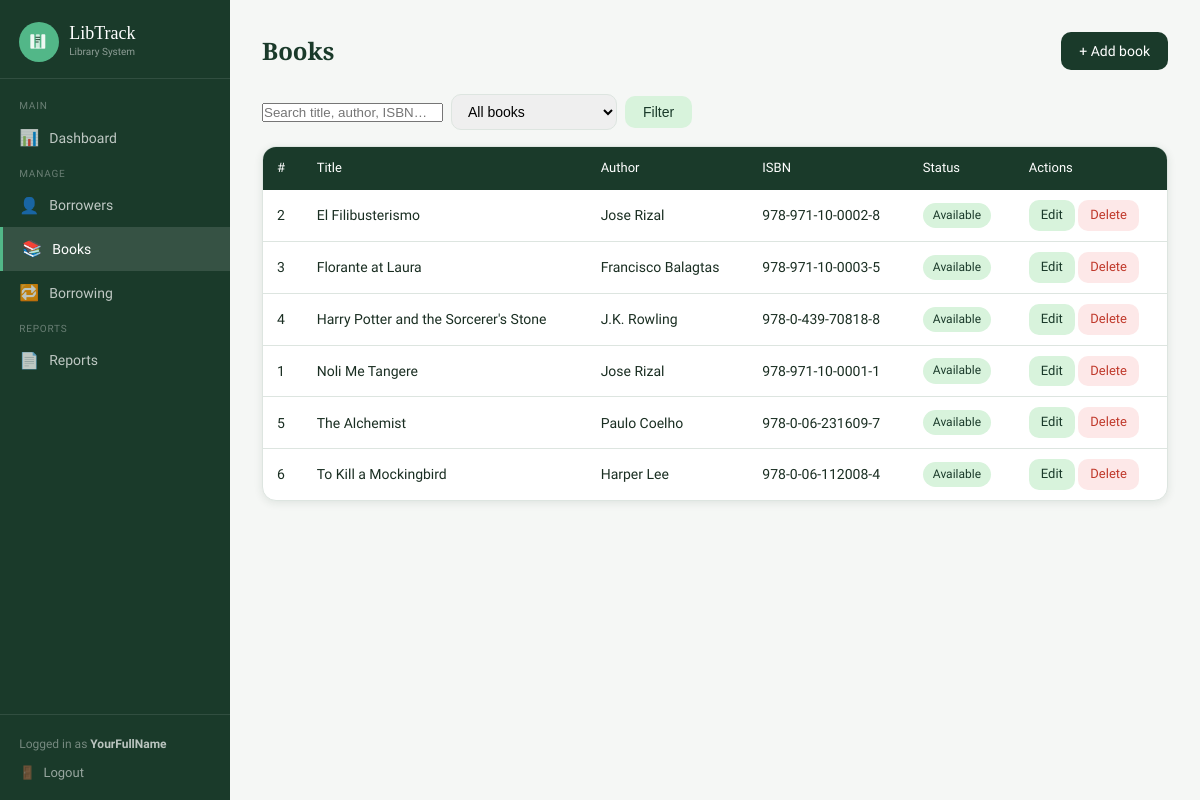
Page /books.php (signed in) on the committed database.
### tables this page shows
CREATE TABLE IF NOT EXISTS books (
    book_id    INT AUTO_INCREMENT PRIMARY KEY,
    title      VARCHAR(200) NOT NULL,
    author     VARCHAR(150) NOT NULL,
    isbn       VARCHAR(30)  UNIQUE,
    available  TINYINT(1)   NOT NULL DEFAULT 1,
    created_at DATETIME DEFAULT CURRENT_TIMESTAMP
);

### config.php (called while the page is built, shortened)
<?php
function sanitize(string $str): string {
    return htmlspecialchars(trim($str), ENT_QUOTES, 'UTF-8');
}

### books.php (the view, shortened to what this page needs)
<?php
require 'config.php';
$activePage = 'books';
$search = trim($_GET['q'] ?? '');
$filter = $_GET['filter'] ?? 'all';
$where = [];
$params = [];
$sql = "SELECT * FROM books" . ($where ? " WHERE " . implode(' AND ', $where) : '') . " ORDER BY title";
$stmt = $pdo->prepare($sql);
$stmt->execute($params);
$books = $stmt->fetchAll();
require 'includes/header.php';
?>
<div class="page-header">
  <h1>Books</h1>
  <a href="books.php?action=add" class="btn btn-primary">+ Add book</a>
</div>
<form method="GET" class="search-bar" style="flex-wrap:wrap;">
  <input type="text" name="q" placeholder="Search title, author, ISBN…"
         value="<?= sanitize($search) ?>">
  <select name="filter" style="padding:8px 12px;border:1px solid var(--border);border-radius:var(--radius);font-size:14px;">
    <option value="all"       <?= $filter==='all'?'selected':'' ?>>All books</option>
  </select>
  <button type="submit" class="btn btn-secondary">Filter</button>
</form>
<?php if (empty($books)): ?>
  <div class="empty-state card">
    <div class="icon">📚</div>
    <p><?= $search ? 'No books match your search.' : 'No books yet. Add one above.' ?></p>
  </div>
<?php else: ?>
  <div class="table-wrap">
    <table>
      <thead>
        <tr>
          <th>#</th>
          <th>Title</th>
          <th>Author</th>
          <th>ISBN</th>
          <th>Status</th>
          <th>Actions</th>
        </tr>
      </thead>
      <tbody>
        <?php foreach ($books as $b): ?>
        <tr>
          <td><?= $b['book_id'] ?></td>
          <td><?= sanitize($b['title']) ?></td>
          <td><?= sanitize($b['author']) ?></td>
          <td><?= sanitize($b['isbn']) ?: '—' ?></td>
          <td>
            <span class="badge <?= $b['available'] ? 'badge-returned' : 'badge-borrowed' ?>">
              <?= $b['available'] ? 'Available' : 'Borrowed' ?>
            </span>
          </td>
          <td>
            <a href="books.php?action=edit&id=<?= $b['book_id'] ?>"
               class="btn btn-sm btn-secondary">Edit</a>
            <?php if ($b['available']): ?>
            <a href="books.php?action=delete&id=<?= $b['book_id'] ?>"
               class="btn btn-sm btn-danger"
               onclick="return confirm('Delete this book?')">Delete</a>
            <?php endif; ?>
          </td>
        </tr>
        <?php endforeach; ?>
      </tbody>
    </table>
  </div>
<?php endif; ?>
<?php require 'includes/footer.php'; ?>

### includes/header.php (shortened to what this page needs)
<?php
$activePage = $activePage ?? '';
?>
<!DOCTYPE html>
<html lang="en">
<head>
  <link rel="stylesheet" href="<?= $root ?? '' ?>assets/css/style.css">
</head>
<body>
<div class="layout">
  <aside class="sidebar">
    <div class="sidebar-logo">
      <div class="logo-icon">
      </div>
      <div>
        <div class="logo-text">LibTrack</div>
        <div class="logo-sub">Library System</div>
      </div>
    </div>
    <nav class="nav">
      <span class="nav-section">Main</span>
      <a href="<?= $root ?? '' ?>dashboard.php" class="<?= $activePage==='dashboard'?'active':'' ?>">
        <span class="nav-icon">📊</span> Dashboard
      </a>
      <span class="nav-section">Manage</span>
      <a href="<?= $root ?? '' ?>borrowers.php" class="<?= $activePage==='borrowers'?'active':'' ?>">
        <span class="nav-icon">👤</span> Borrowers
      </a>
      <a href="<?= $root ?? '' ?>books.php" class="<?= $activePage==='books'?'active':'' ?>">
        <span class="nav-icon">📚</span> Books
      </a>
      <a href="<?= $root ?? '' ?>borrowing.php" class="<?= $activePage==='borrowing'?'active':'' ?>">
        <span class="nav-icon">🔁</span> Borrowing
      </a>
      <span class="nav-section">Reports</span>
      <a href="<?= $root ?? '' ?>reports.php" class="<?= $activePage==='reports'?'active':'' ?>">
        <span class="nav-icon">📄</span> Reports
      </a>
    </nav>
    <div class="sidebar-footer">
      <span style="color:rgba(255,255,255,.4);font-size:12px;">
        Logged in as <strong style="color:rgba(255,255,255,.7)"><?= sanitize($_SESSION['admin_name'] ?? '') ?></strong>
      </span>
      <a href="<?= $root ?? '' ?>logout.php" style="margin-top:8px;">
        <span>🚪</span> Logout
      </a>
    </div>
  </aside>
  <main class="main">

### includes/footer.php (shortened to what this page needs)
  </main>
</div>
</body>
</html>

### assets/css/style.css (style rules this page uses)
:root { --green-dark: #1a3a2a; --green-mid: #2d6a4f; --green-light: #52b788; --green-pale: #d8f3dc; --accent: #f4a261; --danger: #c0392b; --danger-pale: #fde8e8; --warning: #e67e22; --warning-pale: #fef3e2; --bg: #f5f7f5; --surface: #ffffff; --border: #dde5e0; --text: #1a2e22; --text-muted: #6b7d72; --radius: 10px; --radius-lg: 14px; --shadow: 0 2px 8px rgba(26,58,42,.10); }
*, *::before, *::after { box-sizing: border-box; margin: 0; padding: 0; }
body { font-family: 'Source Sans 3', sans-serif; background: var(--bg); color: var(--text); font-size: 15px; line-height: 1.6; min-height: 100vh; }
a { color: var(--green-mid); text-decoration: none; }
.layout { display: flex; min-height: 100vh; }
.sidebar { width: 230px; background: var(--green-dark); display: flex; flex-direction: column; flex-shrink: 0; position: fixed; top: 0; left: 0; bottom: 0; z-index: 100; overflow-y: auto; }
.sidebar-logo { display: flex; align-items: center; gap: 10px; padding: 1.4rem 1.2rem 1rem; border-bottom: 1px solid rgba(255,255,255,.1); }
.logo-icon { width: 40px; height: 40px; background: var(--green-light); border-radius: 50%; display: flex; align-items: center; justify-content: center; flex-shrink: 0; }
.logo-icon svg { width: 22px; height: 22px; }
.logo-text { font-family: 'Playfair Display', serif; font-size: 18px; color: #fff; line-height: 1; }
.logo-sub { font-size: 10px; color: rgba(255,255,255,.5); margin-top: 2px; }
.nav { padding: .8rem 0; flex: 1; }
.nav a { display: flex; align-items: center; gap: 10px; padding: 9px 1.2rem; color: rgba(255,255,255,.72); font-size: 14px; font-weight: 500; transition: background .15s, color .15s; }
.nav a:hover, .nav a.active { background: rgba(255,255,255,.12); color: #fff; text-decoration: none; }
.nav a.active { border-left: 3px solid var(--green-light); }
.nav .nav-icon { font-size: 16px; width: 20px; text-align: center; }
.nav-section { font-size: 10px; letter-spacing: .08em; text-transform: uppercase; color: rgba(255,255,255,.35); padding: .8rem 1.2rem .3rem; }
.sidebar-footer { padding: 1rem 1.2rem; border-top: 1px solid rgba(255,255,255,.1); }
.sidebar-footer a { display: flex; align-items: center; gap: 8px; color: rgba(255,255,255,.55); font-size: 13px; }
.main { margin-left: 230px; flex: 1; padding: 2rem; max-width: 1100px; }
.page-header { display: flex; align-items: center; justify-content: space-between; margin-bottom: 1.5rem; flex-wrap: wrap; gap: .75rem; }
.page-header h1 { font-family: 'Playfair Display', serif; font-size: 24px; font-weight: 600; color: var(--green-dark); }
.btn { display: inline-flex; align-items: center; gap: 6px; padding: 8px 18px; border-radius: var(--radius); font-size: 14px; font-weight: 500; cursor: pointer; border: none; transition: filter .15s, transform .1s; text-decoration: none; }
.btn-primary { background: var(--green-dark); color: #fff; }
.btn-secondary { background: var(--green-pale); color: var(--green-dark); }
.btn-danger { background: var(--danger-pale); color: var(--danger); }
.btn-sm { padding: 5px 12px; font-size: 13px; }
.table-wrap { background: var(--surface); border: 1px solid var(--border); border-radius: var(--radius-lg); overflow: hidden; box-shadow: var(--shadow); }
table { width: 100%; border-collapse: collapse; font-size: 14px; }
thead th { background: var(--green-dark); color: #fff; padding: 11px 14px; text-align: left; font-weight: 500; font-size: 13px; }
tbody tr { transition: background .1s; }
tbody td { padding: 10px 14px; border-bottom: 1px solid var(--border); vertical-align: middle; }
tbody tr:last-child td { border-bottom: none; }
.badge { padding: 3px 10px; border-radius: 20px; font-size: 12px; font-weight: 500; display: inline-block; }
.badge-returned { background: var(--green-pale); color: var(--green-dark); }
.search-bar { display: flex; gap: .5rem; align-items: center; margin-bottom: 1rem; }
.search-bar input { max-width: 280px; }

### rows in the picture
books: book_id "2", title "El Filibusterismo", author "Jose Rizal", isbn "978-971-10-0002-8", available "Available"
books: book_id "3", title "Florante at Laura", author "Francisco Balagtas", isbn "978-971-10-0003-5", available "Available"
books: book_id "4", title "Harry Potter and the Sorcerer's Stone", author "J.K. Rowling", isbn "978-0-439-70818-8", available "Available"
books: book_id "1", title "Noli Me Tangere", author "Jose Rizal", isbn "978-971-10-0001-1", available "Available"
books: book_id "5", title "The Alchemist", author "Paulo Coelho", isbn "978-0-06-231609-7", available "Available"
books: book_id "6", title "To Kill a Mockingbird", author "Harper Lee", isbn "978-0-06-112008-4", available "Available"

### other values in the picture
$_SESSION['admin_name'] "YourFullName"
